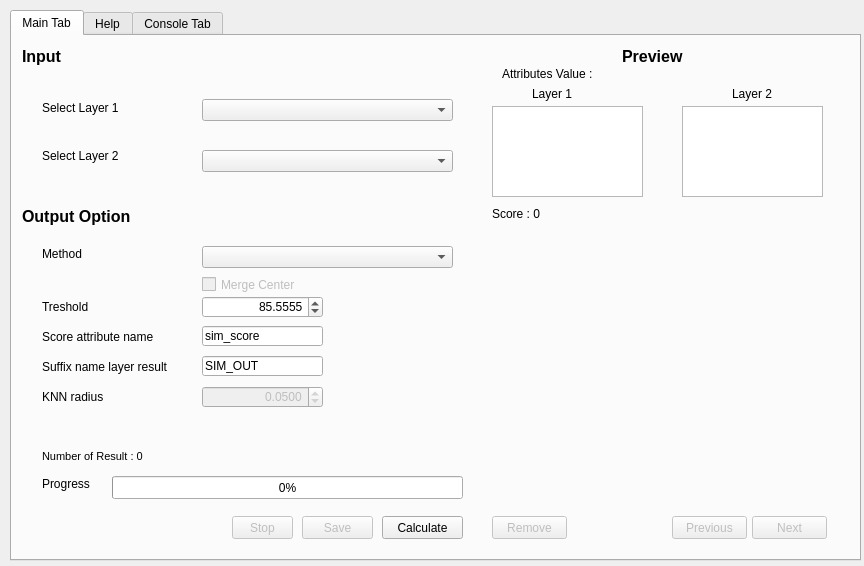
<?xml version="1.0" encoding="UTF-8"?>
<ui version="4.0">
 <class>SimilarityPluginDialogBase</class>
 <widget class="QDialog" name="SimilarityPluginDialogBase">
  <property name="geometry">
   <rect>
    <x>0</x>
    <y>0</y>
    <width>864</width>
    <height>566</height>
   </rect>
  </property>
  <property name="minimumSize">
   <size>
    <width>864</width>
    <height>566</height>
   </size>
  </property>
  <property name="maximumSize">
   <size>
    <width>864</width>
    <height>566</height>
   </size>
  </property>
  <property name="windowTitle">
   <string>Calculate Similarity Map</string>
  </property>
  <widget class="QTabWidget" name="tabWidget">
   <property name="geometry">
    <rect>
     <x>10</x>
     <y>10</y>
     <width>851</width>
     <height>551</height>
    </rect>
   </property>
   <property name="currentIndex">
    <number>0</number>
   </property>
   <widget class="QWidget" name="mainTab">
    <attribute name="title">
     <string>Main Tab</string>
    </attribute>
    <widget class="QgsMapCanvas" name="widgetCanvas" native="true">
     <property name="geometry">
      <rect>
       <x>480</x>
       <y>190</y>
       <width>331</width>
       <height>271</height>
      </rect>
     </property>
     <property name="inputMethodHints">
      <set>Qt::ImhDigitsOnly</set>
     </property>
    </widget>
    <widget class="QPushButton" name="nextBtn">
     <property name="enabled">
      <bool>false</bool>
     </property>
     <property name="geometry">
      <rect>
       <x>740</x>
       <y>480</y>
       <width>75</width>
       <height>23</height>
      </rect>
     </property>
     <property name="text">
      <string>Next</string>
     </property>
    </widget>
    <widget class="QLabel" name="labelScore">
     <property name="geometry">
      <rect>
       <x>480</x>
       <y>170</y>
       <width>331</width>
       <height>16</height>
      </rect>
     </property>
     <property name="text">
      <string>Score : 0</string>
     </property>
    </widget>
    <widget class="QComboBox" name="methodComboBox">
     <property name="geometry">
      <rect>
       <x>190</x>
       <y>210</y>
       <width>251</width>
       <height>22</height>
      </rect>
     </property>
    </widget>
    <widget class="QPushButton" name="saveBtn">
     <property name="enabled">
      <bool>false</bool>
     </property>
     <property name="geometry">
      <rect>
       <x>290</x>
       <y>480</y>
       <width>71</width>
       <height>23</height>
      </rect>
     </property>
     <property name="text">
      <string>Save</string>
     </property>
    </widget>
    <widget class="QTextEdit" name="previewAttr_2">
     <property name="enabled">
      <bool>true</bool>
     </property>
     <property name="geometry">
      <rect>
       <x>670</x>
       <y>70</y>
       <width>141</width>
       <height>91</height>
      </rect>
     </property>
     <property name="readOnly">
      <bool>true</bool>
     </property>
    </widget>
    <widget class="QLabel" name="label_3">
     <property name="geometry">
      <rect>
       <x>520</x>
       <y>50</y>
       <width>41</width>
       <height>16</height>
      </rect>
     </property>
     <property name="text">
      <string>Layer 1</string>
     </property>
    </widget>
    <widget class="QLabel" name="label_2">
     <property name="geometry">
      <rect>
       <x>490</x>
       <y>30</y>
       <width>101</width>
       <height>16</height>
      </rect>
     </property>
     <property name="text">
      <string>Attributes Value :</string>
     </property>
    </widget>
    <widget class="QLabel" name="label_4">
     <property name="geometry">
      <rect>
       <x>10</x>
       <y>10</y>
       <width>131</width>
       <height>21</height>
      </rect>
     </property>
     <property name="font">
      <font>
       <pointsize>12</pointsize>
       <weight>75</weight>
       <bold>true</bold>
      </font>
     </property>
     <property name="text">
      <string>Input</string>
     </property>
    </widget>
    <widget class="QWidget" name="verticalLayoutWidget_2">
     <property name="geometry">
      <rect>
       <x>30</x>
       <y>50</y>
       <width>151</width>
       <height>91</height>
      </rect>
     </property>
     <layout class="QVBoxLayout" name="verticalLayout_2">
      <item>
       <widget class="QLabel" name="labelSelectLay1">
        <property name="text">
         <string>Select Layer 1</string>
        </property>
       </widget>
      </item>
      <item>
       <widget class="QLabel" name="labelSelectLay2">
        <property name="text">
         <string>Select Layer 2</string>
        </property>
       </widget>
      </item>
     </layout>
    </widget>
    <widget class="QPushButton" name="previousBtn">
     <property name="enabled">
      <bool>false</bool>
     </property>
     <property name="geometry">
      <rect>
       <x>660</x>
       <y>480</y>
       <width>75</width>
       <height>23</height>
      </rect>
     </property>
     <property name="text">
      <string>Previous</string>
     </property>
    </widget>
    <widget class="QLabel" name="label_5">
     <property name="geometry">
      <rect>
       <x>720</x>
       <y>50</y>
       <width>41</width>
       <height>16</height>
      </rect>
     </property>
     <property name="text">
      <string>Layer 2</string>
     </property>
    </widget>
    <widget class="QWidget" name="verticalLayoutWidget">
     <property name="geometry">
      <rect>
       <x>190</x>
       <y>40</y>
       <width>251</width>
       <height>119</height>
      </rect>
     </property>
     <layout class="QVBoxLayout" name="verticalLayout">
      <item>
       <widget class="QgsMapLayerComboBox" name="layerSel1"/>
      </item>
      <item>
       <widget class="QgsMapLayerComboBox" name="layerSel2">
        <property name="showCrs">
         <bool>false</bool>
        </property>
       </widget>
      </item>
     </layout>
    </widget>
    <widget class="QPushButton" name="calcBtn">
     <property name="geometry">
      <rect>
       <x>370</x>
       <y>480</y>
       <width>81</width>
       <height>23</height>
      </rect>
     </property>
     <property name="text">
      <string>Calculate</string>
     </property>
    </widget>
    <widget class="QLabel" name="label_6">
     <property name="geometry">
      <rect>
       <x>30</x>
       <y>210</y>
       <width>71</width>
       <height>16</height>
      </rect>
     </property>
     <property name="text">
      <string>Method</string>
     </property>
    </widget>
    <widget class="QTextEdit" name="previewAttr">
     <property name="enabled">
      <bool>true</bool>
     </property>
     <property name="geometry">
      <rect>
       <x>480</x>
       <y>70</y>
       <width>151</width>
       <height>91</height>
      </rect>
     </property>
     <property name="readOnly">
      <bool>true</bool>
     </property>
    </widget>
    <widget class="QCheckBox" name="mergeCenterCheck">
     <property name="enabled">
      <bool>false</bool>
     </property>
     <property name="geometry">
      <rect>
       <x>190</x>
       <y>240</y>
       <width>241</width>
       <height>17</height>
      </rect>
     </property>
     <property name="text">
      <string>Merge Center</string>
     </property>
     <property name="tristate">
      <bool>false</bool>
     </property>
    </widget>
    <widget class="QLabel" name="percentLabel">
     <property name="geometry">
      <rect>
       <x>300</x>
       <y>260</y>
       <width>21</width>
       <height>16</height>
      </rect>
     </property>
     <property name="text">
      <string>%</string>
     </property>
    </widget>
    <widget class="QLabel" name="labelOutOption_2">
     <property name="geometry">
      <rect>
       <x>30</x>
       <y>250</y>
       <width>91</width>
       <height>41</height>
      </rect>
     </property>
     <property name="text">
      <string>Treshold</string>
     </property>
    </widget>
    <widget class="QLineEdit" name="attrOutLineEdit">
     <property name="geometry">
      <rect>
       <x>190</x>
       <y>290</y>
       <width>121</width>
       <height>20</height>
      </rect>
     </property>
     <property name="text">
      <string>sim_score</string>
     </property>
    </widget>
    <widget class="QLabel" name="labelOutOption_9">
     <property name="geometry">
      <rect>
       <x>30</x>
       <y>290</y>
       <width>111</width>
       <height>21</height>
      </rect>
     </property>
     <property name="text">
      <string>Score attribute name  </string>
     </property>
    </widget>
    <widget class="QDoubleSpinBox" name="lineEditTreshold">
     <property name="geometry">
      <rect>
       <x>190</x>
       <y>260</y>
       <width>121</width>
       <height>22</height>
      </rect>
     </property>
     <property name="toolTip">
      <string>treshold for similarity result score</string>
     </property>
     <property name="alignment">
      <set>Qt::AlignRight|Qt::AlignTrailing|Qt::AlignVCenter</set>
     </property>
     <property name="decimals">
      <number>4</number>
     </property>
     <property name="value">
      <double>85.555499999999995</double>
     </property>
    </widget>
    <widget class="QLabel" name="labelOutOption_10">
     <property name="geometry">
      <rect>
       <x>30</x>
       <y>320</y>
       <width>131</width>
       <height>21</height>
      </rect>
     </property>
     <property name="text">
      <string>Suffix name layer result</string>
     </property>
    </widget>
    <widget class="QLineEdit" name="sufLineEdit">
     <property name="geometry">
      <rect>
       <x>190</x>
       <y>320</y>
       <width>121</width>
       <height>20</height>
      </rect>
     </property>
     <property name="text">
      <string>SIM_OUT</string>
     </property>
    </widget>
    <widget class="QLabel" name="counterLabel">
     <property name="geometry">
      <rect>
       <x>30</x>
       <y>410</y>
       <width>421</width>
       <height>20</height>
      </rect>
     </property>
     <property name="font">
      <font>
       <pointsize>8</pointsize>
      </font>
     </property>
     <property name="text">
      <string>Number of Result : 0</string>
     </property>
    </widget>
    <widget class="QPushButton" name="removeBtn">
     <property name="enabled">
      <bool>false</bool>
     </property>
     <property name="geometry">
      <rect>
       <x>480</x>
       <y>480</y>
       <width>75</width>
       <height>23</height>
      </rect>
     </property>
     <property name="text">
      <string>Remove</string>
     </property>
    </widget>
    <widget class="QLabel" name="labelOutOption_11">
     <property name="geometry">
      <rect>
       <x>30</x>
       <y>350</y>
       <width>111</width>
       <height>21</height>
      </rect>
     </property>
     <property name="text">
      <string>KNN radius</string>
     </property>
    </widget>
    <widget class="QDoubleSpinBox" name="nnRadiusEdit">
     <property name="enabled">
      <bool>false</bool>
     </property>
     <property name="geometry">
      <rect>
       <x>190</x>
       <y>350</y>
       <width>121</width>
       <height>22</height>
      </rect>
     </property>
     <property name="toolTip">
      <string>filter nearest radius using bounding box</string>
     </property>
     <property name="inputMethodHints">
      <set>Qt::ImhNone</set>
     </property>
     <property name="alignment">
      <set>Qt::AlignRight|Qt::AlignTrailing|Qt::AlignVCenter</set>
     </property>
     <property name="decimals">
      <number>4</number>
     </property>
     <property name="value">
      <double>0.050000000000000</double>
     </property>
    </widget>
    <widget class="QProgressBar" name="progressBar">
     <property name="geometry">
      <rect>
       <x>100</x>
       <y>440</y>
       <width>351</width>
       <height>23</height>
      </rect>
     </property>
     <property name="value">
      <number>0</number>
     </property>
    </widget>
    <widget class="QPushButton" name="stopBtn">
     <property name="enabled">
      <bool>false</bool>
     </property>
     <property name="geometry">
      <rect>
       <x>220</x>
       <y>480</y>
       <width>61</width>
       <height>23</height>
      </rect>
     </property>
     <property name="text">
      <string>Stop</string>
     </property>
    </widget>
    <widget class="QLabel" name="label_7">
     <property name="geometry">
      <rect>
       <x>30</x>
       <y>440</y>
       <width>51</width>
       <height>16</height>
      </rect>
     </property>
     <property name="text">
      <string>Progress</string>
     </property>
    </widget>
    <widget class="QLabel" name="label_8">
     <property name="geometry">
      <rect>
       <x>610</x>
       <y>10</y>
       <width>71</width>
       <height>21</height>
      </rect>
     </property>
     <property name="font">
      <font>
       <pointsize>12</pointsize>
       <weight>75</weight>
       <bold>true</bold>
      </font>
     </property>
     <property name="text">
      <string>Preview</string>
     </property>
    </widget>
    <widget class="QLabel" name="eventLabel">
     <property name="geometry">
      <rect>
       <x>30</x>
       <y>480</y>
       <width>181</width>
       <height>21</height>
      </rect>
     </property>
     <property name="text">
      <string/>
     </property>
    </widget>
    <widget class="QLabel" name="labelOutOption">
     <property name="geometry">
      <rect>
       <x>10</x>
       <y>160</y>
       <width>161</width>
       <height>41</height>
      </rect>
     </property>
     <property name="font">
      <font>
       <pointsize>12</pointsize>
       <weight>75</weight>
       <bold>true</bold>
      </font>
     </property>
     <property name="text">
      <string>Output Option</string>
     </property>
    </widget>
   </widget>
   <widget class="QWidget" name="helpTab">
    <attribute name="title">
     <string>Help</string>
    </attribute>
    <widget class="QTextBrowser" name="helpTextBrowser">
     <property name="geometry">
      <rect>
       <x>10</x>
       <y>10</y>
       <width>831</width>
       <height>471</height>
      </rect>
     </property>
    </widget>
    <widget class="QPushButton" name="nextHelpBtn">
     <property name="geometry">
      <rect>
       <x>750</x>
       <y>490</y>
       <width>75</width>
       <height>23</height>
      </rect>
     </property>
     <property name="text">
      <string>Next</string>
     </property>
    </widget>
    <widget class="QPushButton" name="previousHelpBtn">
     <property name="geometry">
      <rect>
       <x>670</x>
       <y>490</y>
       <width>75</width>
       <height>23</height>
      </rect>
     </property>
     <property name="text">
      <string>Previous</string>
     </property>
    </widget>
   </widget>
   <widget class="QWidget" name="consoleTab">
    <property name="enabled">
     <bool>true</bool>
    </property>
    <attribute name="title">
     <string>Console Tab</string>
    </attribute>
    <widget class="QTextEdit" name="consoleTextEdit">
     <property name="geometry">
      <rect>
       <x>10</x>
       <y>10</y>
       <width>821</width>
       <height>511</height>
      </rect>
     </property>
     <property name="readOnly">
      <bool>true</bool>
     </property>
    </widget>
   </widget>
  </widget>
 </widget>
 <customwidgets>
  <customwidget>
   <class>QgsMapLayerComboBox</class>
   <extends>QComboBox</extends>
   <header>qgsmaplayercombobox.h</header>
  </customwidget>
  <customwidget>
   <class>QgsMapCanvas</class>
   <extends>QWidget</extends>
   <header location="global">qgis.gui</header>
   <container>1</container>
  </customwidget>
 </customwidgets>
 <resources/>
 <connections/>
</ui>
